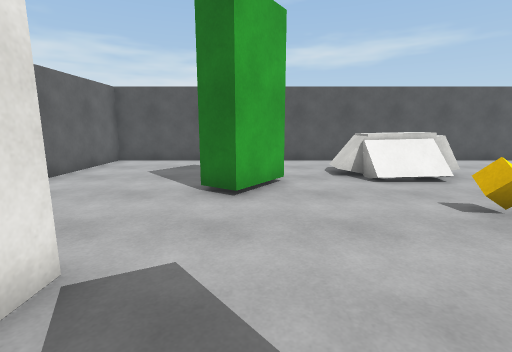
[1] (above)

14 first-person views from a walk through a scene from a Unity 3-D project. The camera is 1.4 m above the floor, tilts 10° down and sees 85° across. The floor is counted in squares, 1 m on a side. Each view is taken from the middle of a square. On the plan, view 1 faces up. The plan holds only what a view shows up to about 14 squares ahead; the rest is blank. The player is left out. Surface patterns are stand-ins for the level's own textures.

[2]
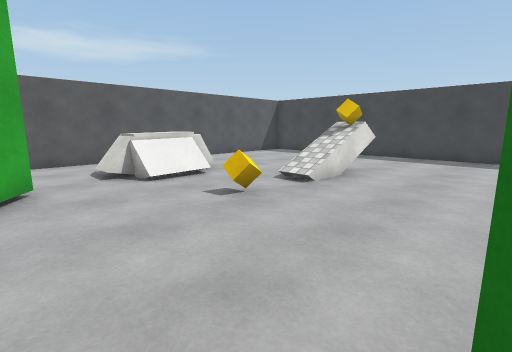

[3]
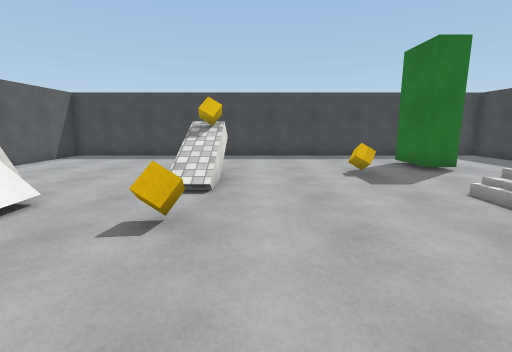

[4]
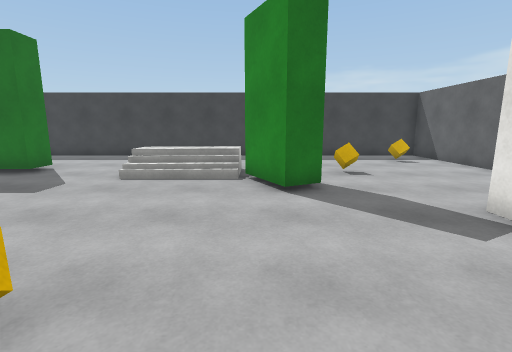

[5]
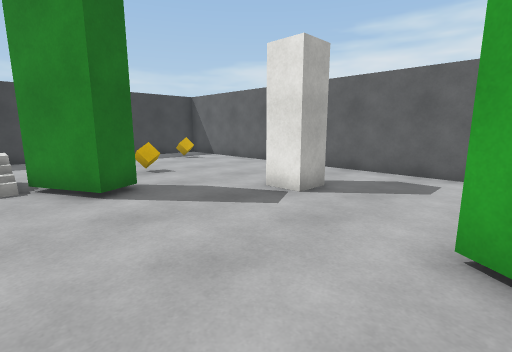

[6]
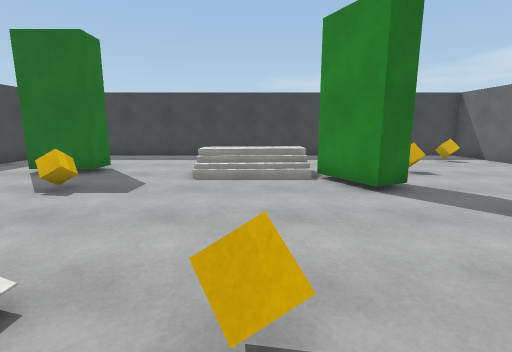

[7]
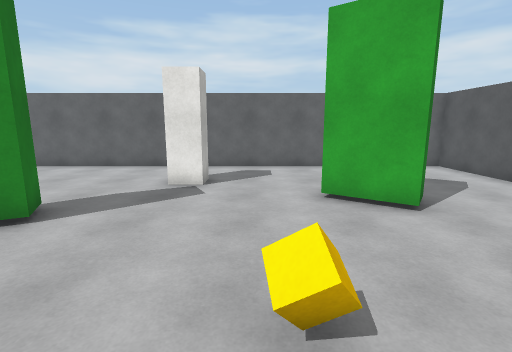

[8]
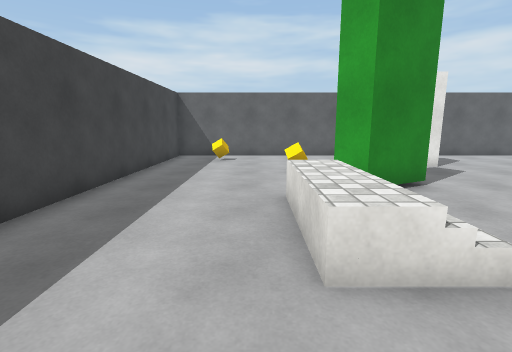

[9]
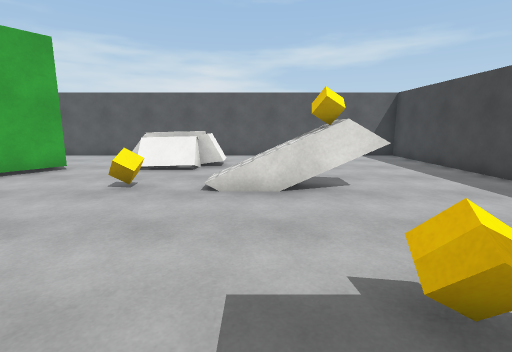

[10]
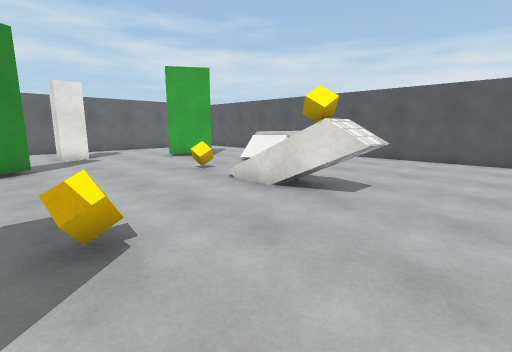

[11]
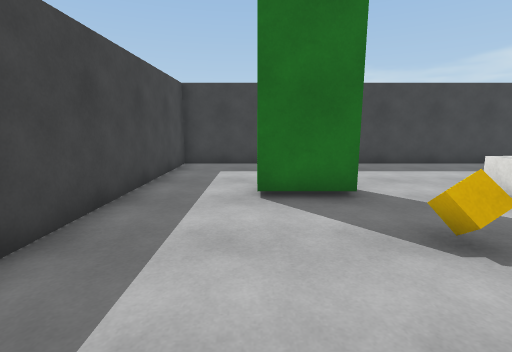

[12]
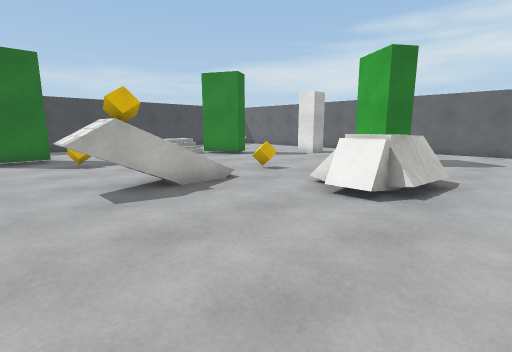

[13]
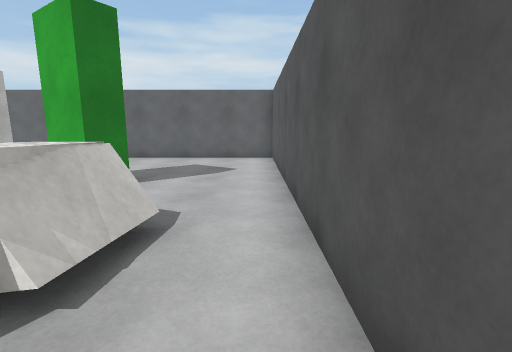

[14]
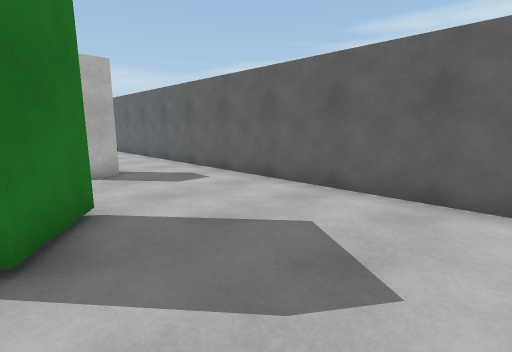

### Floor plan
Points are (right, up) in squares from view 1. A wall is a line through its corners. A room is listed if a view was taken in it or the views show most of it. See-through windows are left out.
Room 1 (views 1, 2, 3, 4, 5, 6, 7, 8, 9, 10, 11, 12, 13, 14)
walls: (0.4, -0.4) (1.4, 0.1) (2.3, -1.7) (1.3, -2.2); (-0.4, 5.5) (-1.2, 6.1) (-0.1, 7.8) (0.7, 7.2) (-0.4, 5.5); (9, -3.5) (9, -2.5) (11, -2.5); (13.7, -7.7) (13.7, 11.8) (-5.8, 11.8) (-5.8, -7.7) (13.7, -7.7)
objects: other object (-4, -6); other object (-3, 2) to (-2, 2); other object (-1, -3); other object (3, 7) to (5, 7); other object (3, 8) to (3, 9); other object (4, 4); other object (4, 8); other object (4, 9) to (5, 9); other object (5, 8) to (6, 9); other object (6, -3); other object (6, -2); other object (8, 0); other object (8, 4) to (8, 5)

Positions as (right, up) in squares from view 1, and headings:
1: (0, 0), facing up
2: (0, 0), facing up-right
3: (0, 3), facing right
4: (2, 6), facing down
5: (3, 6), facing down-left
6: (4, 6), facing down
7: (6, 4), facing left
8: (8, -4), facing left
9: (7, -2), facing up
10: (12, -1), facing up-left
11: (11, 3), facing down
12: (11, 11), facing down-left
13: (7, 11), facing left
14: (0, 11), facing down-left
